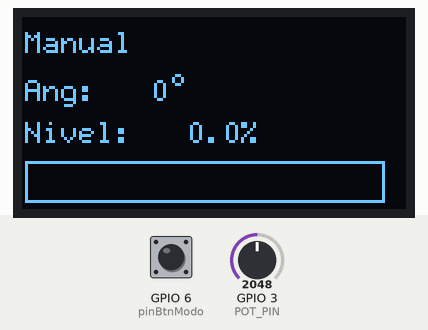
Recording of a sketch running on a simulated ESP32-C3. Shown: 128×64 one-colour display. The test bench sets the inputs (shaded band); at power-on: GPIO 6 (pinBtnModo) HIGH, GPIO 3 (POT_PIN) = 2048 (analog values on the 0–4095 scale). Nothing arrives over Bluetooth unless stated; a phone connects over Bluetooth LE 3 s after start; what the sketch prints to the serial monitor is not drawn.

Above: at 5.6 s.
5.7 s: GPIO 6 (pinBtnModo) pulled LOW for 1 s
At 6.03 s:
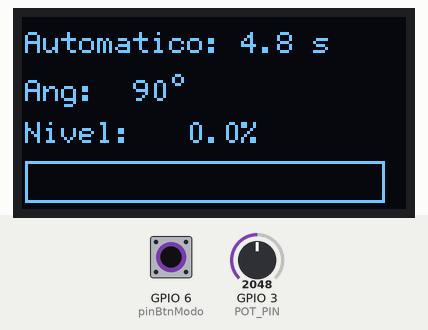
7.3 s: GPIO 6 (pinBtnModo) pulled LOW for 3.2 s
At 7.48 s:
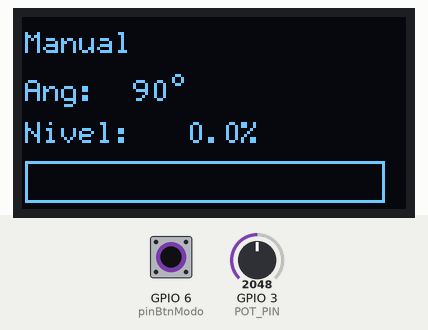
Timing chart, 0 to 10.3 s (numbered marks = the images above; inputs shaded):
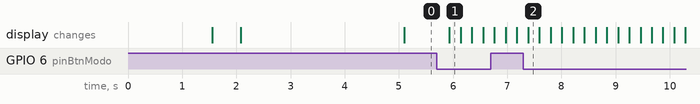

Measured:
- after the input at 5.7 s, the display: changes after 0.23 s (image 1)
- after the input at 7.3 s, the display: changes after 0.08 s (image 2)

The sketch:

control.ino
```cpp
#include <U8g2lib.h>
#include <Wire.h>

// ==== BLE (ESP32 BLE Arduino / NimBLE) ====
#include <BLEDevice.h>
#include <BLEServer.h>
#include <BLEUtils.h>
#include <BLE2902.h>

// OLED I2C
U8G2_SH1106_128X64_NONAME_F_HW_I2C display(U8G2_R0, U8X8_PIN_NONE);

// Pines I2C para ESP32-C3
#define OLED_SDA 8
#define OLED_SCL 9

// ------------------- PROTOCOLO -------------------
typedef struct __attribute__((packed)) {
  uint8_t  type;   // 0 = ANGULO, 1 = NIVEL AGUA
  uint16_t data;   // 0–180 o 0–4095
} Message;

// Potenciómetro
#define POT_PIN 3  // AJUSTAR SEGÚN TU HARDWARE
int lastAngle = -1;
const int THRESH = 2;   // enviar solo si cambia ≥2°
int ang = 0;
volatile int currentAngle = 0;
volatile uint16_t waterRaw = 0;

// Control modo
#define pinBtnModo 6
#define openDelay 5000 //tiempo de apertura/cierre en milisegundos
#define maxAng 180
bool modo = 0;
unsigned long int startTime = 0;
bool stateServo = 0;
// ------------------- BLE: UUIDs tipo UART -------------------
#define SERVICE_UUID           "6E400001-B5A3-F393-E0A9-E50E24DCCA9E" // UART service
#define CHARACTERISTIC_UUID_RX "6E400002-B5A3-F393-E0A9-E50E24DCCA9E" // cliente -> servidor
#define CHARACTERISTIC_UUID_TX "6E400003-B5A3-F393-E0A9-E50E24DCCA9E" // servidor -> cliente

BLEServer*        pServer         = nullptr;
BLECharacteristic* pTxCharacteristic = nullptr; // para notificar ángulo al nodo servo
BLECharacteristic* pRxCharacteristic = nullptr; // para recibir nivel de agua
bool deviceConnected      = false;

// ------------------- CALLBACKS BLE -------------------
class MyServerCallbacks : public BLEServerCallbacks {
  void onConnect(BLEServer* pServer) override {
    deviceConnected = true;
    Serial.println("Cliente BLE conectado");
  }
  void onDisconnect(BLEServer* pServer) override {
    deviceConnected = false;
    Serial.println("Cliente BLE desconectado, re-advertising...");
    display.clearBuffer();
    display.setFont(u8g2_font_6x12_tf);
    display.drawStr(20, 28, "Desconectado...");
    display.drawStr(20, 44, "Buscando...");
    display.sendBuffer();
    BLEDevice::startAdvertising();
  }
};

class MyRxCallbacks : public BLECharacteristicCallbacks {
  void onWrite(BLECharacteristic* pCharacteristic) override {
    std::string rxValue = pCharacteristic->getValue();
    if (rxValue.size() != sizeof(Message)) {
      return;
    }

    Message msg;
    memcpy(&msg, rxValue.data(), sizeof(Message));

    if (msg.type == 1) {  // NIVEL DE AGUA
      waterRaw = msg.data;
      float pct = (waterRaw / 4095.0f) * 100.0f;
      Serial.printf("Nivel recibido (BLE): raw=%u (%.1f%%)\n", waterRaw, pct);
    }
  }
};

// ------------------- ENVIAR ANGULO POR BLE -------------------
void sendAngle(int ang) {
  if (!deviceConnected || pTxCharacteristic == nullptr) {
    return; // si no hay cliente conectado, no hacemos nada
  }

  if (ang < 0)   ang = 0;
  if (ang > 180) ang = 180;

  Message msg;
  msg.type = 0;      // ANGULO
  msg.data = ang;

  pTxCharacteristic->setValue((uint8_t*)&msg, sizeof(msg));
  pTxCharacteristic->notify();   // notificar al cliente

  currentAngle = ang;
  Serial.printf("Ángulo enviado (BLE): %d°\n", ang);
}

// ------------------- OLED: Actualización -------------------
void drawOLED() {
  display.clearBuffer();
  float pct = (waterRaw / 4095.0f) * 100.0f;
  display.setFont(u8g2_font_6x12_tf);
  if(modo){
    display.setCursor(1, 12);
    float remening = (openDelay - (millis() - startTime));
    display.printf("Automatico: %.1f s", remening/1000);
  }
  else
    display.drawStr(1, 12, "Manual");
  // Ángulo
  display.setCursor(1, 28);
  display.printf("Ang: %3d%c", currentAngle, '°');

  // Nivel
  display.setCursor(1, 42);
  display.printf("Nivel: %5.1f%%", pct);

  // Barra de nivel
  int barW = 120;
  int fill = (int)(barW * pct / 100.0);
  display.drawFrame(1, 48, barW, 14);
  display.drawBox(2, 49, fill, 12);

  display.sendBuffer();
}

// ------------------- SETUP -------------------
void setup() {
  Serial.begin(115200);
  delay(1500);
  pinMode(pinBtnModo, INPUT_PULLUP);
  // I2C + OLED
  Wire.begin(OLED_SDA, OLED_SCL);
  display.begin();
  display.clearBuffer();
  display.setFont(u8g2_font_6x12_tf);
  display.drawStr(20, 36, "Iniciando...");
  display.sendBuffer();
  delay(500);

  analogReadResolution(12);

  // ---- BLE SERVER ----
  BLEDevice::init("VALVE_CONTROL");  // nombre que verás al escanear BLE
  pServer = BLEDevice::createServer();
  pServer->setCallbacks(new MyServerCallbacks());

  BLEService* pService = pServer->createService(SERVICE_UUID);

  // TX: servidor -> cliente (notify) para ANGULO
  pTxCharacteristic = pService->createCharacteristic(
                        CHARACTERISTIC_UUID_TX,
                        BLECharacteristic::PROPERTY_NOTIFY
                      );
  pTxCharacteristic->addDescriptor(new BLE2902());

  // RX: cliente -> servidor (write) para NIVEL AGUA
  pRxCharacteristic = pService->createCharacteristic(
                        CHARACTERISTIC_UUID_RX,
                        BLECharacteristic::PROPERTY_WRITE
                      );
  pRxCharacteristic->setCallbacks(new MyRxCallbacks());

  pService->start();

  BLEAdvertising* pAdvertising = BLEDevice::getAdvertising();
  pAdvertising->addServiceUUID(SERVICE_UUID);
  pAdvertising->setScanResponse(true);
  pAdvertising->setMinPreferred(0x06);
  pAdvertising->setMinPreferred(0x12);

  BLEDevice::startAdvertising();
  Serial.println("BLE listo, esperando cliente...");
  display.clearBuffer();
  display.setFont(u8g2_font_6x12_tf);
  display.drawStr(20, 36, "Conectando...");
  display.sendBuffer();

}

// ------------------- LOOP -------------------
unsigned long lastOLED = 0;

void loop() {
  int raw = analogRead(POT_PIN);
  if(!digitalRead(pinBtnModo))
    modo = !modo;
  if((millis() - startTime> openDelay)&&modo){
    startTime = millis();
    stateServo = !stateServo;
    ang = maxAng*stateServo;
  }
  else if(!modo){
    ang = map(raw, 0, 4095, 0, maxAng);
  }
  if (lastAngle < 0 || abs(ang - lastAngle) >= THRESH) {
    lastAngle = ang;
    sendAngle(ang);
  }

  if ((millis() - lastOLED >= 200)&&deviceConnected) {
    lastOLED = millis();
    drawOLED();
  }

  delay(20);
}
```
